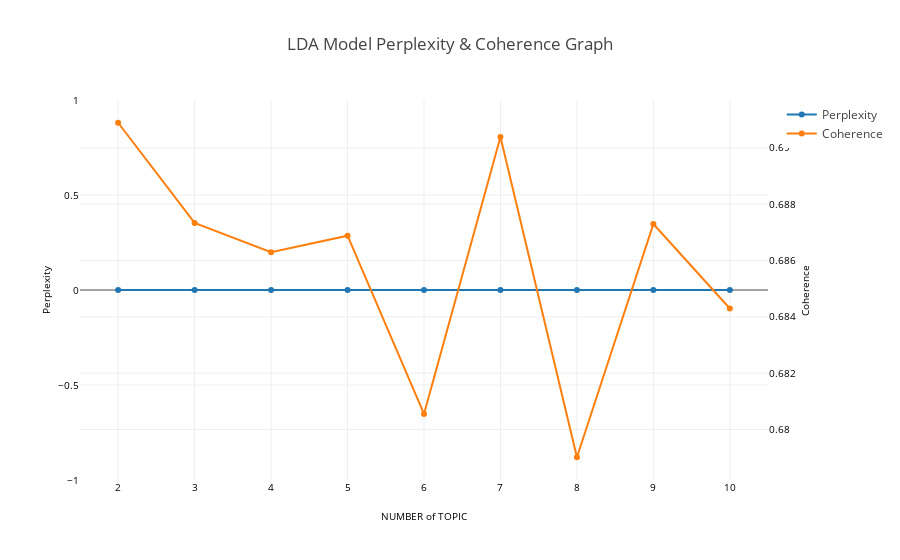

Source (notebook cell):
### Code cell
MAX_TOPICS = 10 

#coherence, perplexity
tc.set_plotly()
tc.get_model_validation_graph("hdp", tokenized_sentence_list, MAX_TOPICS)

### Figure 1 — Plotly figure (JSON) as saved in the notebook; plotly's stock layout.template omitted (floating-point values rounded to 4 significant figures)
{"data": [{"name": "Perplexity", "yaxis": "y", "marker": {}, "y": [0, 0, 0, 0, 0, 0, 0, 0, 0], "x": ["2", "3", "4", "5", "6", "7", "8", "9", "10"], "type": "scatter"}, {"name": "Coherence", "yaxis": "y2", "marker": {}, "y": [0.6909, 0.6873, 0.6863, 0.6869, 0.6806, 0.6904, 0.679, 0.6873, 0.6843], "x": ["2", "3", "4", "5", "6", "7", "8", "9", "10"], "type": "scatter"}], "layout": {"yaxis2": {"tickfont": {"color": "black", "size": 10}, "showticklabels": true, "title": "Coherence", "tickangle": 0, "overlaying": "y", "titlefont": {"color": "black", "size": 10}, "side": "right"}, "yaxis": {"tickfont": {"color": "black", "size": 10}, "showexponent": "all", "showticklabels": true, "title": "Perplexity", "tickangle": 0, "titlefont": {"color": "black", "size": 10}, "exponentformat": "e"}, "xaxis": {"tickfont": {"color": "black", "size": 10}, "showexponent": "all", "showticklabels": true, "title": "NUMBER of TOPIC", "tickangle": 0, "dtick": 1, "titlefont": {"color": "black", "size": 10}, "exponentformat": "e"}, "title": "LDA Model Perplexity & Coherence Graph"}}
